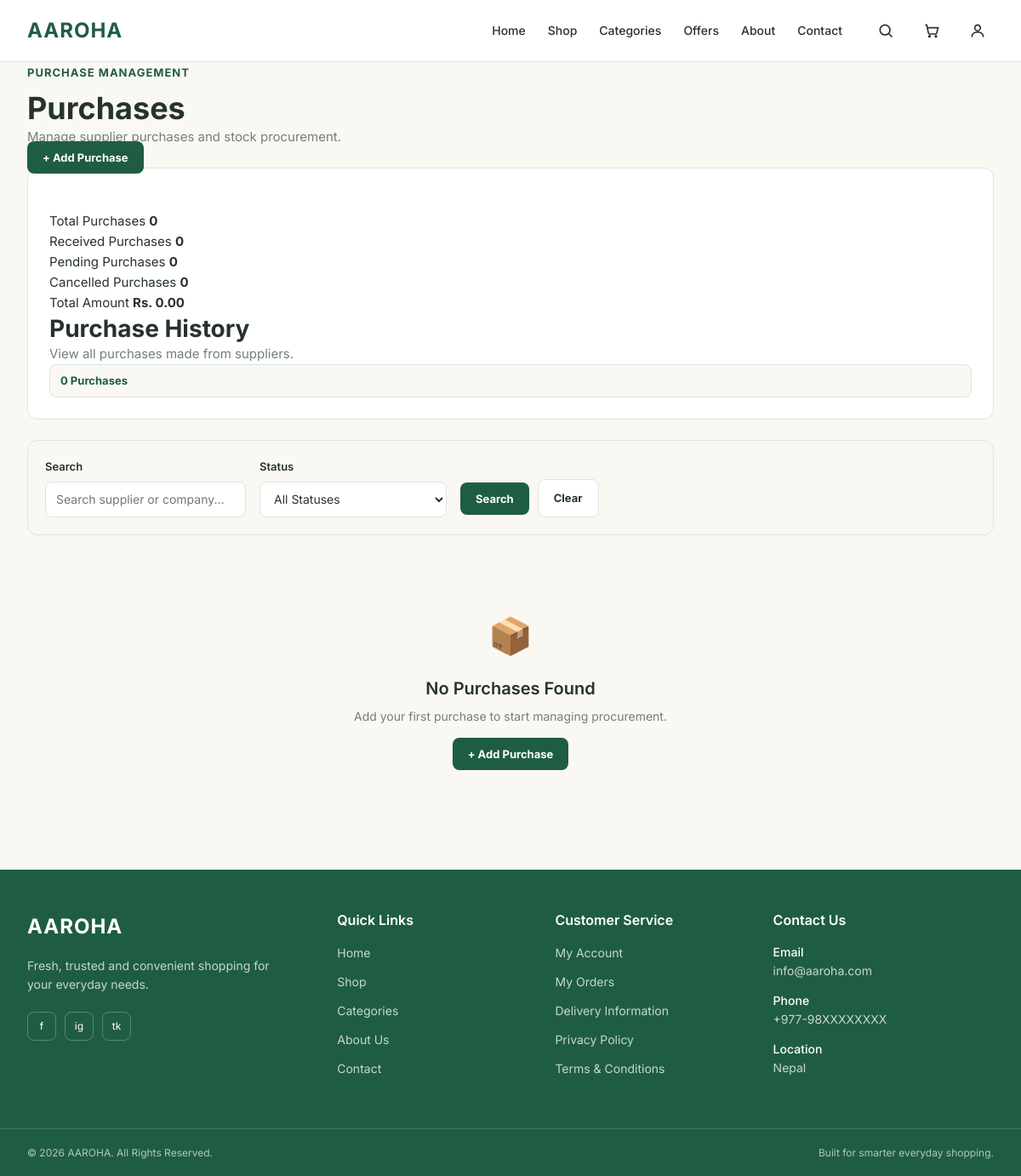
/purchases/ (signed in), run on an earlier commit of the app's database.
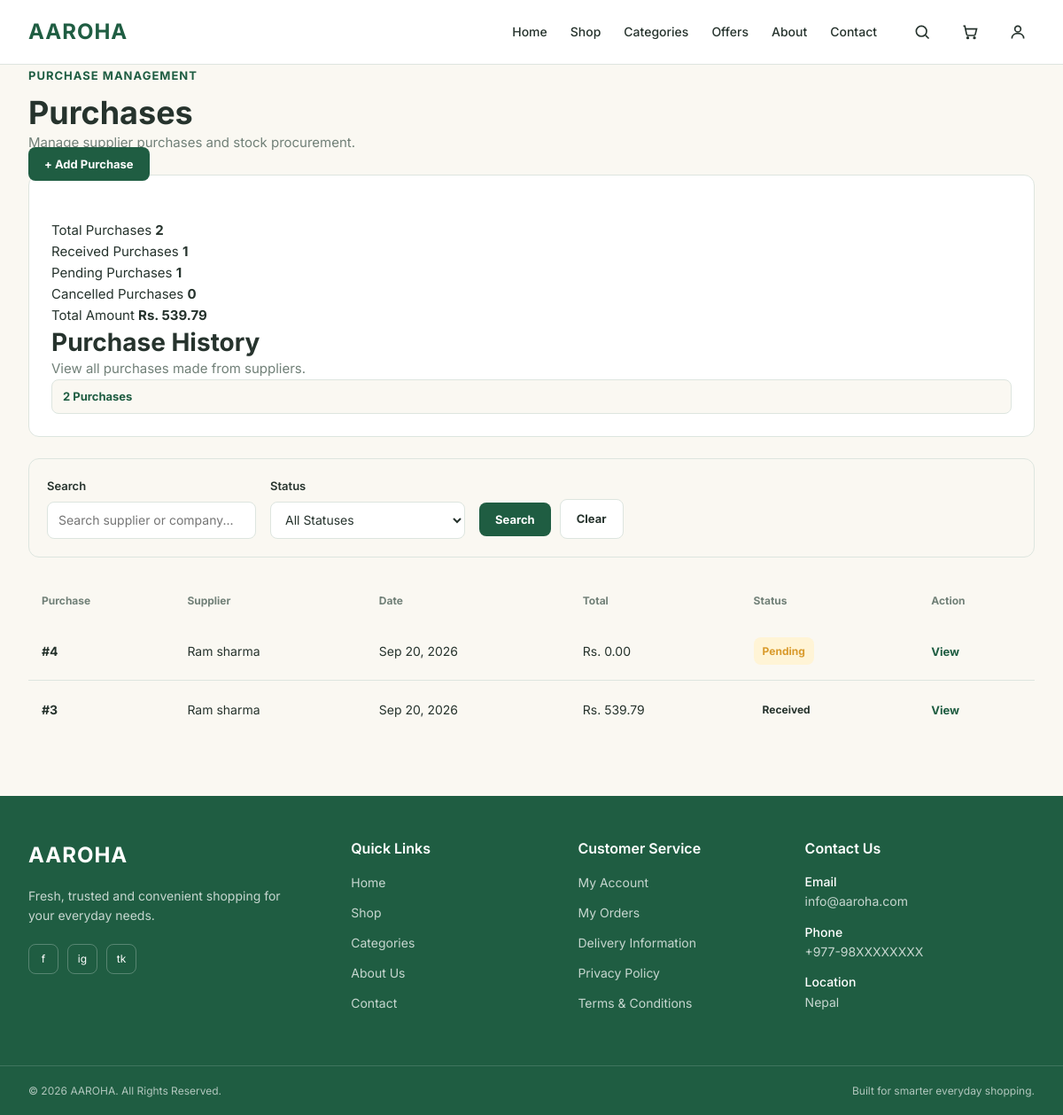
And on a later commit of the database.
### purchases/models.py (models this page shows, shortened)
class Purchase(models.Model):
    STATUS_CHOICES = [
        ('Pending', 'Pending'),
        ('Received', 'Received'),
        ('Cancelled', 'Cancelled'),
    ]
    supplier = models.ForeignKey(
        Supplier,
        on_delete=models.PROTECT,
        related_name='purchases'
    )
    purchase_date = models.DateField()
    total_amount = models.DecimalField(
        max_digits=12,
        decimal_places=2,
        default=0
    )
    status = models.CharField(
        max_length=20,
        choices=STATUS_CHOICES,
        default='Pending'
    )
    notes = models.TextField(
        blank=True
    )
    created_at = models.DateTimeField(
        auto_now_add=True
    )
    updated_at = models.DateTimeField(
        auto_now=True
    )

### suppliers/models.py (models this page shows, shortened)
class Supplier(models.Model):
    name = models.CharField(
        max_length=150
    )
    company_name = models.CharField(
        max_length=150,
        blank=True
    )
    phone = models.CharField(
        max_length=20
    )
    email = models.EmailField(
        blank=True
    )
    address = models.TextField()
    city = models.CharField(
        max_length=100
    )
    status = models.CharField(
        max_length=20,
        choices=[
            ('Active', 'Active'),
            ('Inactive', 'Inactive'),
        ],
        default='Active'
    )
    created_at = models.DateTimeField(
        auto_now_add=True
    )
    updated_at = models.DateTimeField(
        auto_now=True
    )

### purchases/views.py (the view)
@login_required
def purchase_list(request):
    if not purchase_access(request):
        return redirect('home')
    purchases = (
        Purchase.objects
        .select_related('supplier')
        .prefetch_related('items')
        .order_by('-purchase_date', '-id')
    )
    search = request.GET.get('search', '').strip()
    if search:
        purchases = purchases.filter(
            Q(supplier__name__icontains=search)
            |
            Q(supplier__company_name__icontains=search)
        )
    status = request.GET.get('status', '').strip()
    if status in ['Pending', 'Received', 'Cancelled']:
        purchases = purchases.filter(
            status=status
        )
    total_purchases = purchases.count()
    received_purchases = purchases.filter(
        status='Received'
    ).count()
    pending_purchases = purchases.filter(
        status='Pending'
    ).count()
    cancelled_purchases = purchases.filter(
        status='Cancelled'
    ).count()
    total_amount = purchases.aggregate(
        total=Sum('total_amount')
    )['total'] or Decimal('0.00')
    paginator = Paginator(
        purchases,
        10
    )
    page_number = request.GET.get('page')
    purchases = paginator.get_page(
        page_number
    )
    context = {
        'purchases': purchases,
        'search': search,
        'selected_status': status,
        'total_purchases': total_purchases,
        'received_purchases': received_purchases,
        'pending_purchases': pending_purchases,
        'cancelled_purchases': cancelled_purchases,
        'total_amount': total_amount,
    }
    return render(
        request,
        'purchases/purchase_list.html',
        context
    )

### templates/purchases/purchase_list.html (shortened to what this page needs)
{% extends 'base.html' %}
{% block content %}
<section class="page-section">
    <div class="container">
        <div class="page-header">
            <div>
                <span class="section-label">
                    PURCHASE MANAGEMENT
                </span>
                <h1>
                    Purchases
                </h1>
                <p>
                    Manage supplier purchases and stock procurement.
                </p>
            </div>
            <div>
                <a
                    href="{% url 'add_purchase' %}"
                    class="primary-button"
                >
                    + Add Purchase
                </a>
            </div>
        </div>
        <div class="supplier-management-card">
<div class="purchase-summary">
<div class="purchase-summary-card">
    <span class="purchase-summary-label">
        Total Purchases
    </span>
    <strong class="purchase-summary-value">
        {{ total_purchases }}
    </strong>
</div>
<div class="purchase-summary-card">
    <span class="purchase-summary-label">
        Received Purchases
    </span>
    <strong class="purchase-summary-value">
        {{ received_purchases }}
    </strong>
</div>
<div class="purchase-summary-card">
    <span class="purchase-summary-label"> Pending Purchases </span> <strong class="purchase-summary-value"> {{ pending_purchases }} </strong> </div> <div class="purchase-summary-card"> <span class="purchase-summary-label"> Cancelled Purchases </span> <strong class="purchase-summary-value"> {{ cancelled_purchases }} </strong> </div>
<div class="purchase-summary-card">
    <span class="purchase-summary-label">
        Total Amount
    </span>
    <strong class="purchase-summary-value">
        Rs. {{total_amount|floatformat:2 }}
    </strong>
</div>
</div>
                <div>
                    <h2>
                        Purchase History
                    </h2>
                    <p>
                        View all purchases made from suppliers.
                    </p>
                </div>
                <div class="suppliers-count">
                    {{ purchases|length }}
                    Purchase{{ purchases|length|pluralize }}
                </div>
            </div>
            <div class="purchase-filters">
                <form
                    method="GET"
                    class="purchase-filter-form"
                >
                    <div class="purchase-filter-group">
                        <label for="purchase-search">
                            Search
                        </label>
                        <input
                            type="text"
                            id="purchase-search"
                            name="search"
                            value="{{ search }}"
                            placeholder="Search supplier or company..."
                        >
                    </div>
                    <div class="purchase-filter-group">
                        <label for="purchase-status">
                            Status
                        </label>
                        <select
                            id="purchase-status"
                            name="status"
                        >
                            <option value="">
                                All Statuses
                            </option>
                        </select>
                    </div>
                    <div class="purchase-filter-actions">
                        <button
                            type="submit"
                            class="primary-button"
                        >
                            Search
                        </button>
                        <a
                            href="{% url 'purchase_list' %}"
                            class="secondary-button"
                        >
                            Clear
                        </a>
                    </div>
                </form>
            </div>
            {% if purchases %}
            <div class="suppliers-table-wrapper">
                <table class="suppliers-table">
                    <thead>
                        <tr>
                            <th>
                                Purchase
                            </th>
                            <th>
                                Supplier
                            </th>
                            <th>
                                Date
                            </th>
                            <th>
                                Total
                            </th>
                            <th>
                                Status
                            </th>
                            <th>
                                Action
                            </th>
                        </tr>
                    </thead>
                    <tbody>
                        {% for purchase in purchases %}
                        <tr>
                            <td>
                                <strong>
                                    #{{ purchase.id }}
                                </strong>
                            </td>
                            <td>
                                {{ purchase.supplier.name }}
                            </td>
                            <td>
                                {{ purchase.purchase_date|date:"M d, Y" }}
                            </td>
                            <td>
                                Rs. {{ purchase.total_amount }}
                            </td>
                            <td>
                                <span
                                    class="supplier-status
                                    status-{{ purchase.status|lower }}"
                                >
                                    {{ purchase.status }}
                                </span>
                            </td>
                            <td>
                                <a
                                    href="{% url 'purchase_detail' purchase.id %}"
                                    class="supplier-view-button"
                                >
                                    View
                                </a>
                            </td>
                        </tr>
                        {% endfor %}
                    </tbody>
                </table>
            </div>
            {% else %}
            <div class="empty-suppliers">
                <div class="empty-suppliers-icon">
                    📦
                </div>
                <h3>
                    No Purchases Found
                </h3>
                {% if search or selected_status %}
                <p>
                    No purchases match your current search or filter.
                </p>
                <a
                    href="{% url 'purchase_list' %}"
                    class="secondary-button"
                >
                    Clear Filters
                </a>
                {% else %}
                <p>
                    Add your first purchase to start managing procurement.
                </p>
                <a
                    href="{% url 'add_purchase' %}"
                    class="primary-button"
                >
                    + Add Purchase
                </a>
                {% endif %}
            </div>
            {% endif %}
        </div>
</section>
{% endblock %}

What changed in the data, as far as the page shows it:
added Purchase: id "4", supplier.name "Ram sharma", purchase_date "Sep 20, 2026", total_amount "0.00", status "Pending"
added Purchase: id "3", supplier.name "Ram sharma", purchase_date "Sep 20, 2026", total_amount "539.79", status "Received"
Also different on the page:
{{ total_purchases }}: "0" → "2"
{{ received_purchases }}: "0" → "1"
{{ pending_purchases }}: "0" → "1"
{{ total_amount|floatformat:2 }}: "0.00" → "539.79"
{{ purchases|length }}: "0" → "2"
text no longer shown: "📦 No Purchases Found Add your first purchase to start managing procurement. + Add Purchase"
text now shown: "Purchase Supplier Date Total Status Action"
